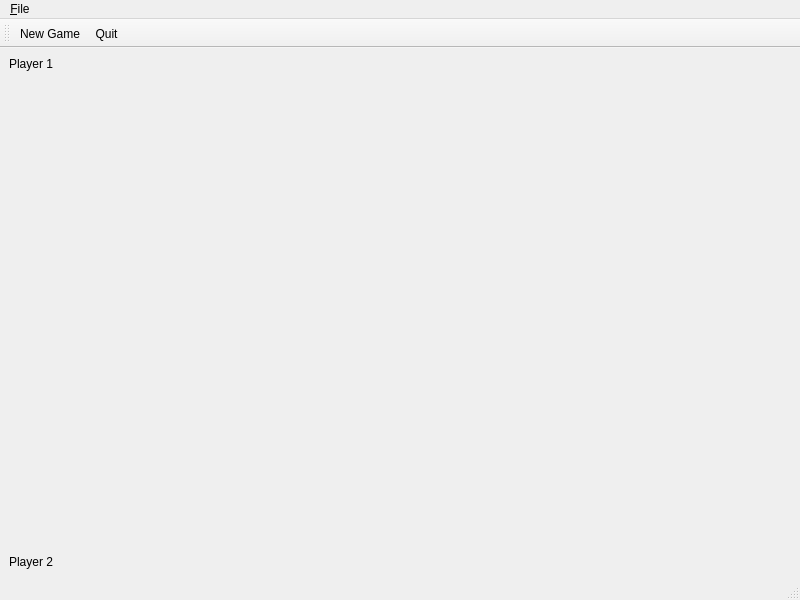
<?xml version="1.0" encoding="UTF-8"?>
<ui version="4.0">
 <class>MainWindow</class>
 <widget class="QMainWindow" name="MainWindow">
  <property name="geometry">
   <rect>
    <x>0</x>
    <y>0</y>
    <width>800</width>
    <height>600</height>
   </rect>
  </property>
  <property name="windowTitle">
   <string>TicTacToe</string>
  </property>
  <widget class="QWidget" name="centralwidget">
   <layout class="QVBoxLayout" name="verticalLayout">
    <item>
     <widget class="QLabel" name="player1Name">
      <property name="sizePolicy">
       <sizepolicy hsizetype="Preferred" vsizetype="Fixed">
        <horstretch>0</horstretch>
        <verstretch>0</verstretch>
       </sizepolicy>
      </property>
      <property name="text">
       <string>Player 1</string>
      </property>
     </widget>
    </item>
    <item>
     <widget class="TicTacToeWidget" name="gameBoard" native="true"/>
    </item>
    <item>
     <widget class="QLabel" name="player2Name">
      <property name="sizePolicy">
       <sizepolicy hsizetype="Preferred" vsizetype="Fixed">
        <horstretch>0</horstretch>
        <verstretch>0</verstretch>
       </sizepolicy>
      </property>
      <property name="text">
       <string>Player 2</string>
      </property>
     </widget>
    </item>
   </layout>
  </widget>
  <widget class="QMenuBar" name="menubar">
   <property name="geometry">
    <rect>
     <x>0</x>
     <y>0</y>
     <width>800</width>
     <height>23</height>
    </rect>
   </property>
   <widget class="QMenu" name="menu_File">
    <property name="title">
     <string>&amp;File</string>
    </property>
    <addaction name="startNewGame"/>
    <addaction name="quit"/>
   </widget>
   <addaction name="menu_File"/>
  </widget>
  <widget class="QStatusBar" name="statusbar"/>
  <widget class="QToolBar" name="toolBar">
   <property name="windowTitle">
    <string>toolBar</string>
   </property>
   <attribute name="toolBarArea">
    <enum>TopToolBarArea</enum>
   </attribute>
   <attribute name="toolBarBreak">
    <bool>false</bool>
   </attribute>
   <addaction name="startNewGame"/>
   <addaction name="quit"/>
  </widget>
  <action name="startNewGame">
   <property name="icon">
    <iconset resource="resources.qrc">
     <normaloff>:/icons/start.jpg</normaloff>:/icons/start.jpg</iconset>
   </property>
   <property name="text">
    <string>New Game</string>
   </property>
   <property name="toolTip">
    <string>Start new game</string>
   </property>
   <property name="shortcut">
    <string>Ctrl+N</string>
   </property>
  </action>
  <action name="quit">
   <property name="icon">
    <iconset resource="resources.qrc">
     <normaloff>:/icons/quit.jpg</normaloff>:/icons/quit.jpg</iconset>
   </property>
   <property name="text">
    <string>Quit</string>
   </property>
   <property name="shortcut">
    <string>Ctrl+Q</string>
   </property>
  </action>
 </widget>
 <customwidgets>
  <customwidget>
   <class>TicTacToeWidget</class>
   <extends>QWidget</extends>
   <header>tictactoewidget.h</header>
   <container>1</container>
  </customwidget>
 </customwidgets>
 <resources>
  <include location="resources.qrc"/>
 </resources>
 <connections/>
</ui>
